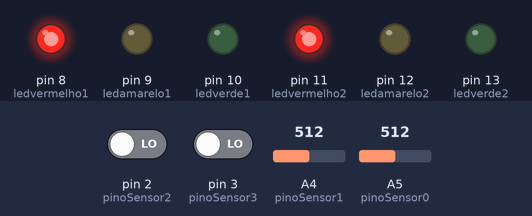
A sketch run on a simulated Arduino Uno, built with avr-gcc and run on an emulated ATmega328P. Shown: output pins drawn as LEDs (lit = HIGH). The inputs (shaded band) are chosen by the test bench; at power-on: pin 2 (pinoSensor2) LOW, pin 3 (pinoSensor3) LOW, A4 (pinoSensor1) = 512, A5 (pinoSensor0) = 512. What the sketch prints to the serial monitor is not drawn.

Above: at 3.0 s.
At 7.5 s:
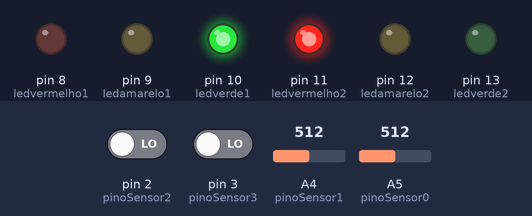
At 12.5 s:
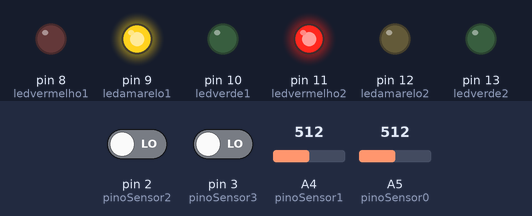
At 18.5 s:
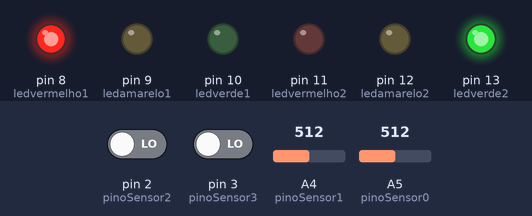
At 23.5 s:
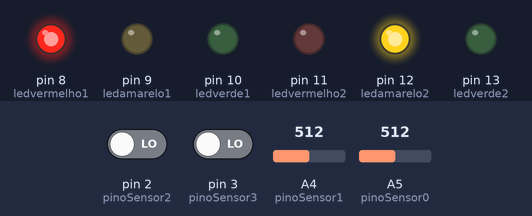
Timing chart, 0 to 31.1 s (numbered marks = the images above):
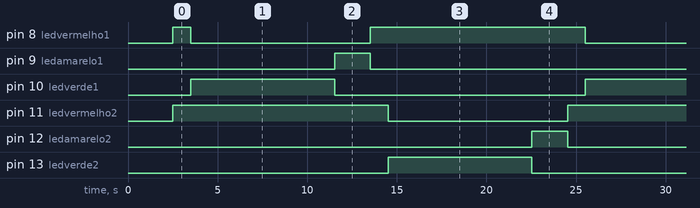

The sketch:

_4.00.ino
```cpp
int ledvermelho1 = 8;
int ledamarelo1  = 9;
int ledverde1    = 10;

int ledvermelho2 = 11;
int ledamarelo2  = 12;
int ledverde2    = 13;

int pinoSensor0 = A5;
int pinoSensor1 = A4;
int pinoSensor2 = 2;
int pinoSensor3 = 3;


int iniciaSensor0 = 0;
int iniciaSensor1 = 0;
int iniciaSensor2 = 0;
int iniciaSensor3 = 0;

//Variável para calibração do sensor
int calibracao = 5;


void setup()
{
  Serial.begin(9600);
  pinMode(ledvermelho1, OUTPUT);
  pinMode(ledamarelo1, OUTPUT);
  pinMode(ledverde1, OUTPUT);
  pinMode(ledvermelho2, OUTPUT);
  pinMode(ledamarelo2, OUTPUT);
  pinMode(ledverde2, OUTPUT);
  pinMode(pinoSensor0, INPUT);
  pinMode(pinoSensor1, INPUT);
  pinMode(pinoSensor2, INPUT);
  pinMode(pinoSensor3, INPUT);

  Serial.println("Semaforo com logica Fuzzy");
  Serial.println("\nCalibrando os sensores\n");
  for(int i = 0; i < calibracao; i++){
   Serial.print(".");
   delay(500);
  }
  Serial.println("\nSensores Ativado");
}
void fuzzy_primario(){
iniciaSensor0 = analogRead(pinoSensor0);
Serial.print("\nValor do Sensor0: ");
Serial.println(iniciaSensor0);

iniciaSensor1 = analogRead(pinoSensor1);
Serial.print("\nValor do Sensor1: ");
Serial.println(iniciaSensor1);

iniciaSensor2 = digitalRead(pinoSensor2);
Serial.print("\nValor do Sensor2: ");
Serial.println(iniciaSensor2);

iniciaSensor3 = digitalRead(pinoSensor3);
Serial.print("\nValor do Sensor3: ");
Serial.println(iniciaSensor3);
}

void loop()
{

  digitalWrite(ledamarelo2, LOW);
  digitalWrite(ledvermelho2, HIGH);
  digitalWrite(ledvermelho1, HIGH);
    delay(1000);
  digitalWrite(ledvermelho1, LOW);
  digitalWrite(ledverde1, HIGH);
    delay(8000);
    fuzzy_primario();
  digitalWrite(ledverde1, LOW);
  digitalWrite(ledamarelo1, HIGH);
    delay(2000);
  digitalWrite(ledamarelo1, LOW);
  digitalWrite(ledvermelho1, HIGH);
  digitalWrite(ledvermelho2, HIGH);
    delay(1000);
  digitalWrite(ledvermelho2, LOW);
  digitalWrite(ledverde2, HIGH);
    delay(8000);
  digitalWrite(ledverde2, LOW);
  digitalWrite(ledamarelo2, HIGH);
    delay(2000);
}
```

Measured:
- by itself, pin 8 (ledvermelho1): repeats every 22.0 s: LOW 10.0 s, HIGH 12.0 s
- by itself, pin 9 (ledamarelo1), pin 12 (ledamarelo2): alternates HIGH for 2.0 s and LOW for 20.0 s
- by itself, pin 10 (ledverde1), pin 13 (ledverde2): alternates HIGH for 8.0 s and LOW for 14.0 s
- by itself, pin 11 (ledvermelho2): alternates HIGH for 12.0 s and LOW for 10.0 s
